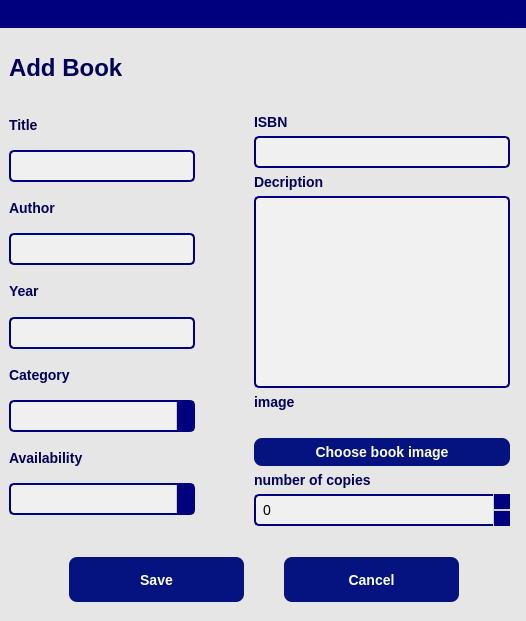
<?xml version="1.0" encoding="UTF-8"?>
<ui version="4.0">
 <class>Dialog</class>
 <widget class="QDialog" name="Dialog">
  <property name="geometry">
   <rect>
    <x>0</x>
    <y>0</y>
    <width>526</width>
    <height>621</height>
   </rect>
  </property>
  <property name="windowTitle">
   <string>Dialog</string>
  </property>
  <property name="styleSheet">
   <string notr="true">QWidget {
    background-color: rgb(230, 230, 230); /* Light gray background */
    border-radius: 10px;
}


QLineEdit {
    background-color:  rgb(240, 240, 240);
    border: 2px solid rgb(0, 0, 127);
    border-radius: 5px;
    padding: 5px;
    font-size: 14px;
    color: black;
}

QLineEdit:focus {
    border: 2px solid rgb(0, 102, 204);
    background-color: #ffffff;
}

QPushButton {
    background-color: rgb(5, 19, 128);
    color: white;
    font-size: 14px;
    font-weight: bold;
    border-radius: 8px;
    padding: 6px;
}

QPushButton:hover {
    background-color: rgb(0, 0, 166);
}

QPushButton:pressed {
    background-color: rgb(0, 0, 176);
}

#chooseImageButton {
    background-color: rgb(70, 130, 180); /* Steel Blue */
    color: white;
    font-size: 12px;
    padding: 5px;
    border-radius: 5px;
}

#chooseImageButton:hover {
    background-color: rgb(0, 0, 166);
}

#chooseImageButton:pressed {
    background-color: rgb(0, 0, 176);
}
</string>
  </property>
  <widget class="QFrame" name="frame">
   <property name="geometry">
    <rect>
     <x>0</x>
     <y>0</y>
     <width>528</width>
     <height>611</height>
    </rect>
   </property>
   <property name="sizePolicy">
    <sizepolicy hsizetype="Expanding" vsizetype="Expanding">
     <horstretch>0</horstretch>
     <verstretch>0</verstretch>
    </sizepolicy>
   </property>
   <property name="frameShape">
    <enum>QFrame::StyledPanel</enum>
   </property>
   <property name="frameShadow">
    <enum>QFrame::Raised</enum>
   </property>
   <layout class="QVBoxLayout" name="verticalLayout">
    <property name="spacing">
     <number>0</number>
    </property>
    <property name="leftMargin">
     <number>0</number>
    </property>
    <property name="topMargin">
     <number>0</number>
    </property>
    <property name="rightMargin">
     <number>0</number>
    </property>
    <property name="bottomMargin">
     <number>0</number>
    </property>
    <item alignment="Qt::AlignTop">
     <widget class="QFrame" name="frame_2">
      <property name="minimumSize">
       <size>
        <width>500</width>
        <height>0</height>
       </size>
      </property>
      <property name="styleSheet">
       <string notr="true">background-color: rgb(0, 0, 127);
border-radius:0px;</string>
      </property>
      <property name="frameShape">
       <enum>QFrame::StyledPanel</enum>
      </property>
      <property name="frameShadow">
       <enum>QFrame::Raised</enum>
      </property>
      <layout class="QHBoxLayout" name="horizontalLayout">
       <property name="spacing">
        <number>0</number>
       </property>
       <property name="leftMargin">
        <number>0</number>
       </property>
       <property name="topMargin">
        <number>0</number>
       </property>
       <property name="rightMargin">
        <number>0</number>
       </property>
       <property name="bottomMargin">
        <number>0</number>
       </property>
       <item>
        <spacer name="horizontalSpacer">
         <property name="orientation">
          <enum>Qt::Horizontal</enum>
         </property>
         <property name="sizeHint" stdset="0">
          <size>
           <width>491</width>
           <height>20</height>
          </size>
         </property>
        </spacer>
       </item>
       <item>
        <widget class="QPushButton" name="close_btn">
         <property name="styleSheet">
          <string notr="true">QPushButton:hover {
	background-color: rgb(255, 38, 0);
}

QPushButton:pressed {
	background-color: rgb(255, 0, 0);
}
QPushButton {
	
	border-radius:0px;

}</string>
         </property>
         <property name="text">
          <string/>
         </property>
         <property name="icon">
          <iconset resource="../ressources/icons/icon.qrc">
           <normaloff>:/icons/close.png</normaloff>:/icons/close.png</iconset>
         </property>
         <property name="iconSize">
          <size>
           <width>25</width>
           <height>25</height>
          </size>
         </property>
        </widget>
       </item>
      </layout>
     </widget>
    </item>
    <item>
     <widget class="QFrame" name="frame_3">
      <property name="sizePolicy">
       <sizepolicy hsizetype="Preferred" vsizetype="Expanding">
        <horstretch>0</horstretch>
        <verstretch>0</verstretch>
       </sizepolicy>
      </property>
      <property name="minimumSize">
       <size>
        <width>500</width>
        <height>200</height>
       </size>
      </property>
      <property name="frameShape">
       <enum>QFrame::StyledPanel</enum>
      </property>
      <property name="frameShadow">
       <enum>QFrame::Raised</enum>
      </property>
      <layout class="QVBoxLayout" name="verticalLayout_5">
       <item>
        <widget class="QLabel" name="label_10">
         <property name="font">
          <font>
           <family>MS Shell Dlg 2</family>
           <pointsize>-1</pointsize>
           <weight>75</weight>
           <bold>true</bold>
          </font>
         </property>
         <property name="styleSheet">
          <string notr="true">QLabel {
    font-size: 24px;
    font-weight: bold;
    color: rgb(0, 0, 90); /* Dark blue text */
}
</string>
         </property>
         <property name="text">
          <string>Add Book</string>
         </property>
        </widget>
       </item>
       <item alignment="Qt::AlignTop">
        <widget class="QFrame" name="frame_4">
         <property name="sizePolicy">
          <sizepolicy hsizetype="Expanding" vsizetype="Expanding">
           <horstretch>0</horstretch>
           <verstretch>0</verstretch>
          </sizepolicy>
         </property>
         <property name="styleSheet">
          <string notr="true">QLabel {
    font-size: 14px;
    font-weight: bold;
    color: rgb(0, 0, 90); /* Dark blue text */
}
</string>
         </property>
         <property name="frameShape">
          <enum>QFrame::StyledPanel</enum>
         </property>
         <property name="frameShadow">
          <enum>QFrame::Raised</enum>
         </property>
         <layout class="QHBoxLayout" name="horizontalLayout_2">
          <property name="spacing">
           <number>50</number>
          </property>
          <property name="leftMargin">
           <number>0</number>
          </property>
          <property name="topMargin">
           <number>0</number>
          </property>
          <property name="rightMargin">
           <number>0</number>
          </property>
          <property name="bottomMargin">
           <number>0</number>
          </property>
          <item>
           <widget class="QFrame" name="frame_5">
            <property name="minimumSize">
             <size>
              <width>100</width>
              <height>0</height>
             </size>
            </property>
            <property name="frameShape">
             <enum>QFrame::StyledPanel</enum>
            </property>
            <property name="frameShadow">
             <enum>QFrame::Raised</enum>
            </property>
            <layout class="QVBoxLayout" name="verticalLayout_3">
             <property name="leftMargin">
              <number>0</number>
             </property>
             <property name="topMargin">
              <number>0</number>
             </property>
             <property name="rightMargin">
              <number>0</number>
             </property>
             <property name="bottomMargin">
              <number>20</number>
             </property>
             <item>
              <widget class="QLabel" name="label">
               <property name="text">
                <string>Title</string>
               </property>
              </widget>
             </item>
             <item>
              <widget class="QLineEdit" name="title_input"/>
             </item>
             <item>
              <widget class="QLabel" name="label_2">
               <property name="text">
                <string>Author</string>
               </property>
              </widget>
             </item>
             <item>
              <widget class="QLineEdit" name="author_input"/>
             </item>
             <item>
              <widget class="QLabel" name="label_3">
               <property name="text">
                <string>Year</string>
               </property>
              </widget>
             </item>
             <item>
              <widget class="QLineEdit" name="year_input"/>
             </item>
             <item>
              <widget class="QLabel" name="label_4">
               <property name="text">
                <string>Category</string>
               </property>
              </widget>
             </item>
             <item>
              <widget class="QComboBox" name="category_input">
               <property name="styleSheet">
                <string notr="true">QComboBox {
    background-color: rgb(240,240,240); /* Changed to white */
    border: 2px solid rgb(0, 0, 127); /* Updated border */
    border-radius: 5px; /* Updated border-radius */
    padding: 5px;
    font-size: 14px;
    color: black; /* Changed to black */
}

QComboBox:focus {
    border: 2px solid rgb(0, 102, 204); /* Updated focus border */
    background-color: rgb(240,240,240); /* Ensure background remains white */
    /*color: black; /* Ensure text remains black */
}

QComboBox::drop-down {
    subcontrol-origin: padding;
    subcontrol-position: top right;
    width: 16px;
    border-left: 1px solid #ccc;
    background-color: rgb(0,0,127);
}

QComboBox::drop-down:hover {
    background-color: rgb(0, 125, 188);
}

QComboBox::down-arrow {
    image: url(:/icons/down-arrow.png);
    width: 10px;
    height: 10px;
}

QComboBox QAbstractItemView {
    background-color: rgb(240,240,240); /* Background color of the dropdown */
    color: black; /* Text color of the dropdown items */
}</string>
               </property>
              </widget>
             </item>
             <item>
              <widget class="QLabel" name="label_5">
               <property name="text">
                <string>Availability</string>
               </property>
              </widget>
             </item>
             <item>
              <widget class="QComboBox" name="availability_input">
               <property name="cursor">
                <cursorShape>ArrowCursor</cursorShape>
               </property>
               <property name="styleSheet">
                <string notr="true">QComboBox {
    background-color: rgb(240,240,240); /* Changed to white */
    border: 2px solid rgb(0, 0, 127); /* Updated border */
    border-radius: 5px; /* Updated border-radius */
    padding: 5px;
    font-size: 14px;
    color: black; /* Changed to black */
}

QComboBox:focus {
    border: 2px solid rgb(0, 102, 204); /* Updated focus border */
    background-color: rgb(240,240,240); /* Ensure background remains white */
    /*color: black; /* Ensure text remains black */
}

QComboBox::drop-down {
    subcontrol-origin: padding;
    subcontrol-position: top right;
    width: 16px;
    border-left: 1px solid #ccc;
    background-color: rgb(0,0,127);
}

QComboBox::drop-down:hover {
    background-color: rgb(0, 125, 188);
}

QComboBox::down-arrow {
    image: url(:/icons/down-arrow.png);
    width: 10px;
    height: 10px;
}

QComboBox QAbstractItemView {
    background-color: rgb(240,240,240); /* Background color of the dropdown */
    color: black; /* Text color of the dropdown items */
}</string>
               </property>
              </widget>
             </item>
            </layout>
           </widget>
          </item>
          <item>
           <widget class="QFrame" name="frame_6">
            <property name="minimumSize">
             <size>
              <width>100</width>
              <height>0</height>
             </size>
            </property>
            <property name="frameShape">
             <enum>QFrame::StyledPanel</enum>
            </property>
            <property name="frameShadow">
             <enum>QFrame::Raised</enum>
            </property>
            <layout class="QVBoxLayout" name="verticalLayout_4">
             <item>
              <widget class="QLabel" name="label_7">
               <property name="text">
                <string>ISBN</string>
               </property>
              </widget>
             </item>
             <item>
              <widget class="QLineEdit" name="isbn_input"/>
             </item>
             <item>
              <widget class="QLabel" name="label_8">
               <property name="text">
                <string>Decription</string>
               </property>
              </widget>
             </item>
             <item>
              <widget class="QTextEdit" name="description_input">
               <property name="styleSheet">
                <string notr="true">QTextEdit {
    background-color: rgb(241, 241, 241);
    border: 2px solid rgb(0, 0, 127);
    border-radius: 5px;
    padding: 5px;
    font-size: 14px;
    color: black;
}

QTextEdit:focus {
    border: 2px solid rgb(0, 102, 204);
    background-color: #ffffff;
}</string>
               </property>
              </widget>
             </item>
             <item>
              <widget class="QLabel" name="label_6">
               <property name="text">
                <string>image</string>
               </property>
              </widget>
             </item>
             <item>
              <widget class="QLabel" name="image_label">
               <property name="text">
                <string/>
               </property>
              </widget>
             </item>
             <item>
              <widget class="QPushButton" name="add_image_btn">
               <property name="cursor">
                <cursorShape>PointingHandCursor</cursorShape>
               </property>
               <property name="text">
                <string>Choose book image</string>
               </property>
              </widget>
             </item>
             <item>
              <widget class="QLabel" name="label_9">
               <property name="text">
                <string>number of copies</string>
               </property>
              </widget>
             </item>
             <item>
              <widget class="QSpinBox" name="number_of_copies_input">
               <property name="styleSheet">
                <string notr="true">QSpinBox {
    background-color: rgb(240,240,240); /* Changed to light grey */
    border: 2px solid rgb(0, 0, 127); /* Updated border */
    border-radius: 5px; /* Updated border-radius */
    padding: 5px;
    font-size: 14px;
    color: black; /* Changed to black */
}

QSpinBox:focus {
    border: 2px solid rgb(0, 102, 204); /* Updated focus border */
    background-color: #ffffff;
}

QSpinBox::up-button {
    subcontrol-origin: border;
    subcontrol-position: top right;
    width: 16px;
    border-left: 1px solid #ccc;
    border-bottom: 1px solid #ccc;
    background-color: rgb(0,0,127);
}

QSpinBox::up-button:hover {
    background-color: rgb(0, 125, 188);
}

QSpinBox::up-arrow {
    image: url(:/icons/up-arrow.png);
    width: 10px;
    height: 10px;
}

QSpinBox::down-button {
    subcontrol-origin: border;
    subcontrol-position: bottom right;
    width: 16px;
    border-left: 1px solid #ccc;
    border-top: 1px solid #ccc;
    background-color: rgb(0,0,127);
}

QSpinBox::down-button:hover {
    background-color: rgb(0, 125, 188);
}

QSpinBox::down-arrow {
    image: url(:/icons/down-arrow.png);
    width: 10px;
    height: 10px;
}</string>
               </property>
              </widget>
             </item>
            </layout>
           </widget>
          </item>
         </layout>
        </widget>
       </item>
       <item alignment="Qt::AlignBottom">
        <widget class="QFrame" name="frame_7">
         <property name="minimumSize">
          <size>
           <width>100</width>
           <height>30</height>
          </size>
         </property>
         <property name="frameShape">
          <enum>QFrame::StyledPanel</enum>
         </property>
         <property name="frameShadow">
          <enum>QFrame::Raised</enum>
         </property>
         <layout class="QHBoxLayout" name="horizontalLayout_3">
          <property name="spacing">
           <number>40</number>
          </property>
          <property name="leftMargin">
           <number>60</number>
          </property>
          <property name="topMargin">
           <number>0</number>
          </property>
          <property name="rightMargin">
           <number>60</number>
          </property>
          <property name="bottomMargin">
           <number>0</number>
          </property>
          <item>
           <widget class="QPushButton" name="save_btn">
            <property name="minimumSize">
             <size>
              <width>0</width>
              <height>45</height>
             </size>
            </property>
            <property name="cursor">
             <cursorShape>PointingHandCursor</cursorShape>
            </property>
            <property name="text">
             <string>Save</string>
            </property>
           </widget>
          </item>
          <item>
           <widget class="QPushButton" name="cancel_btn">
            <property name="minimumSize">
             <size>
              <width>0</width>
              <height>45</height>
             </size>
            </property>
            <property name="cursor">
             <cursorShape>PointingHandCursor</cursorShape>
            </property>
            <property name="text">
             <string>Cancel</string>
            </property>
           </widget>
          </item>
         </layout>
        </widget>
       </item>
      </layout>
     </widget>
    </item>
   </layout>
  </widget>
 </widget>
 <resources>
  <include location="../ressources/icons/icon.qrc"/>
 </resources>
 <connections>
  <connection>
   <sender>close_btn</sender>
   <signal>toggled(bool)</signal>
   <receiver>close_btn</receiver>
   <slot>close()</slot>
   <hints>
    <hint type="sourcelabel">
     <x>499</x>
     <y>27</y>
    </hint>
    <hint type="destinationlabel">
     <x>510</x>
     <y>28</y>
    </hint>
   </hints>
  </connection>
 </connections>
</ui>
